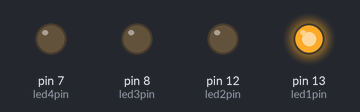
A sketch run on a simulated Arduino Uno, built with avr-gcc and run on an emulated ATmega328P. Shown: output pins drawn as LEDs (lit = HIGH).

Above: at 0.2 s.
At 1.2 s:
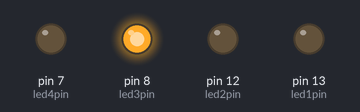
At 1.7 s:
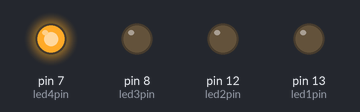
At 3.7 s:
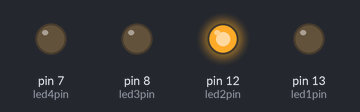
At 5.5 s:
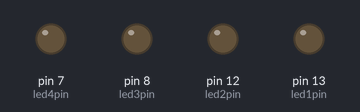
Timing chart, 0 to 6.9 s (numbered marks = the images above):
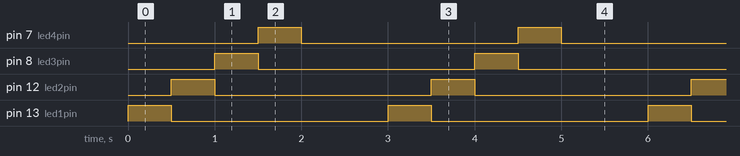

Measured:
- by itself, pin 7 (led4pin), pin 8 (led3pin), pin 12 (led2pin), pin 13 (led1pin): alternates HIGH for 0.50 s and LOW for 2.5 s
- by itself, everything shown: repeats every 3.0 s, in 5 steps

The sketch:

swiatelka.ino
```cpp
const int led1pin = 13;
const int led2pin = 12;
const int led3pin = 8;
const int led4pin = 7;

void setup() {
  pinMode(led1pin, OUTPUT);
  pinMode(led2pin, OUTPUT);
  pinMode(led3pin, OUTPUT);
  pinMode(led4pin, OUTPUT);
}

void loop() {
  digitalWrite(led1pin, HIGH);
  delay(500);
  digitalWrite(led1pin, LOW);

  digitalWrite(led2pin, HIGH);
  delay(500);
  digitalWrite(led2pin, LOW);

  digitalWrite(led3pin, HIGH);
  delay(500);
  digitalWrite(led3pin, LOW);

  digitalWrite(led4pin, HIGH);
  delay(500);
  digitalWrite(led4pin, LOW);

  delay(1000);
}
```
